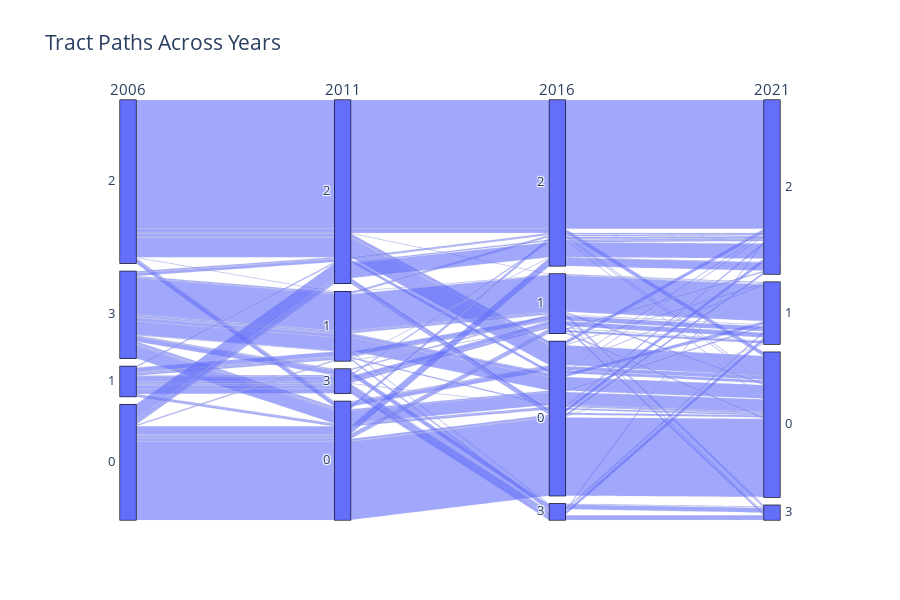

Notebook code for this chart:
### Code cell
figure = pc2.parallel_plot(network_table,'cluster_assignment', years,height=600)
figure.show()

### Figure 1 — Plotly figure (JSON) as saved in the notebook; plotly's stock layout.template omitted (floating-point values rounded to 4 significant figures; data arrays with more than 128 entries replaced by an {"elided": "..."} marker saying what was removed)
{"data": [{"dimensions": [{"label": "2006", "values": {"elided": "587 int values"}}, {"label": "2011", "values": {"elided": "587 int values"}}, {"label": "2016", "values": {"elided": "587 int values"}}, {"label": "2021", "values": {"elided": "587 int values"}}], "domain": {"x": [0.0, 1.0], "y": [0.0, 1.0]}, "name": "", "type": "parcats"}], "layout": {"legend": {"tracegroupgap": 0}, "title": {"text": "Tract Paths Across Years"}, "height": 600, "font": {"size": 15}}}
